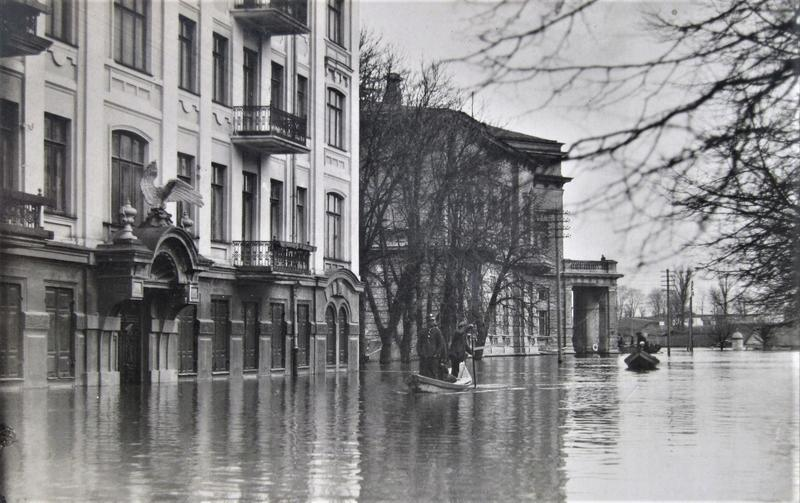
#> input picture flud.jpg, 800 x 503 px
$ jupyter execute --allow-errors SVD.ipynb   (shell and % lines are left out)
#> lines starting #> are read from the running program, lines starting #| are printed output that depends on the picture
# SVD (Singular Value Decomposition)

What we will cover in this page:
- Increasing importance of linear algebra
- Singular Value Decomposition (SVD)
- Using SVD to compress images
- Recommender using SVD
- SVD for linear regression
- Naive SVD algorithm

## Increasing importance of linear algebra

In 1844 Hermann Grassmann published his "Theory of Extension" which included foundational new topics of what is today called **linear algebra**. In 1848, James Joseph Sylvester introduced the term **matrix**, which is Latin for womb.
Linear algebra is the branch of mathematics concerning linear equations such as
$a_{1}x_{1}+\cdots +a_{n}x_{n}=b$ and linear functions such as $(x_{1},\ldots ,x_{n})\mapsto a_{1}x_{1}+\ldots +a_{n}x_{n}$
and their representations through **matrices and vector spaces**. Linear algebra is increasing in importance as a core tool in the AI field. Nice [podcast](https://lexfridman.com/gilbert-strang/) about this increasing importance, Strang even suggests to replace calculus by linear algebra in schools. By the way most calculus operations have discrete analogues in linear algebra.

### Linear algebra (missing pieces?)

Since you know linear algebra well I just want to point out some important things which often are left forgotten:
- Algebra has geometric interpretation
- Usually you can think about algebraic objects and operations in alternative ways and that can open up some doors

Here are a couple examples to prove these points and give you some intuition.

#### Matrix-vector multiplication

- Matrix is a collection of vectors
- A matrix maps one vector to another vector
- Matrix times vector can be thought of as a weighted sum of matrix columns

So if we multiply a space by a matrix it enables us to **stretch and rotate** original space.

For example

$$
\begin{bmatrix}
\cos(\theta) & -\sin(\theta)\\
\sin(\theta) & \cos(\theta)
\end{bmatrix}
$$

works as a simple counter-clockwise rotation, and it's inverse as clockwise rotation. For more geometric interpretations see **3Blue1Brown** [linear algebra](https://www.youtube.com/watch?v=kjBOesZCoqc&feature=emb_title) course.

### Eigenvectors

**Suggested reading:** [THE $25,000,000,000 EIGENVECTOR THE LINEAR ALGEBRA BEHIND GOOGLE](https://www.math.arizona.edu/~glickenstein/math443f08/bryanleise.pdf)

So if a vector multiplied by a matrix is a stretch and rotation, then axes of rotation can be especially useful. These axes are called eigenvectors and are easy to define, we just formalize the fact that rotation does nothing by $A u=\lambda u$, where $\lambda$ is a scalar (eigenvalue).

An eigenvector (eigen means ‘specific’ in German) is a vector whose direction remains unchanged when a linear transformation is applied to it.

[cell 1]
import numpy as np

B = np.array([[-1, 1],
              [0, -2]])

values, vectors = np.linalg.eig(B)
print(f'Eigenvalues:\n{values}\nEigenvectors:\n{vectors}')

Let's see what's going on here.

[cell 2]
import matplotlib.pyplot as plt

X, Y = np.zeros(22), np.zeros(22)
U = np.concatenate([np.cos(np.linspace(0, 2*np.pi, 20)), vectors[0]])
V = np.concatenate([np.sin(np.linspace(0, 2*np.pi, 20)), vectors[1]])
colors = ['black'] * 20 + ['red'] * 2

plt.figure(figsize=(11, 5))
plt.subplot(121)
plt.quiver(X, Y, U, V, scale_units='x', scale=1, color=colors)
plt.xlim(-2, 2)
plt.ylim(-2, 2)

U_proj, V_proj = B.dot(np.vstack([U, V]))

plt.subplot(122)
plt.quiver(X, Y, U_proj, V_proj, scale_units='x', scale=1, color=colors)
plt.xlim(-2, 2)
plt.ylim(-2, 2)
plt.show()
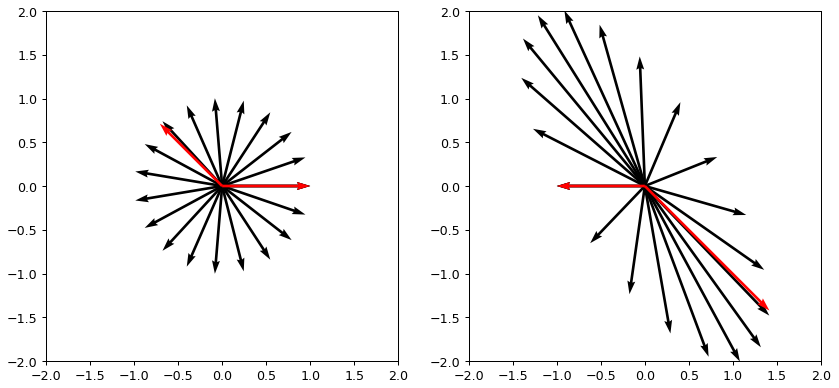
#> figure drawn by matplotlib, 2 panels

**TASK:** play a bit and make sure that it works as expected and you can use basic *numpy* functions easily (for example *np.dot*), we will need it a lot in the future.

**TASK:** play with a matrix
$\begin{bmatrix}
3 & 1\\
1 & 2
\end{bmatrix}$,
can you tell what it does to the vector space and where eigenvectors are located? Do they have a clear interpretation?

Some of the things you might discover will work only for symmetric matrices (those which are equal to its own transpose). Keep that in mind, later we will intentionally produce symmetric matrices.

### How to calculate eigenvectors

You might know that already, but let's run through a quick example to get some intuition. Let

$$A = \begin{bmatrix}
2 & 3\\
2 & 1
\end{bmatrix}$$

Since we are solving for $A u=\lambda u$ it is the same as to request that $A - \lambda I = 0$ or

$$\det\begin{pmatrix}
2 - \lambda & 3\\
2 & 1 - \lambda
\end{pmatrix} = 0.$$

After solving it you end up with two eigenvalues $\lambda_1 = -1$ and $\lambda_2 = 4$. The eigenvalue specifies the size of the eigenvector, let's find those now. By solving system of equations defined by $Au_1 = -u_1$ you should get $u_1 = \begin{bmatrix}-1\\1\end{bmatrix}$ and $Au_2 = 4u_2$ quickly leads to $u_2 = \begin{bmatrix}3\\2\end{bmatrix}$.

**TASK:** confirm these calculations using numpy.

### Singular Value Decomposition (SVD)

We can decompose matrix any way we like, for example: $A = B + C$, $A = B \cdot C$, ... It turns out that some decompositions are useful for data compression, numerical calculations and might reveal insights into the data. SVD is defined as:

For some motivation see this [video](https://www.youtube.com/watch?v=YPe5OP7Clv4) with Gilbert Strang.

It is not really clear who invented SVD, but it's clear that it happened in the 19th century. For early history see this [paper](https://www.math.ucdavis.edu/~saito/courses/229A/stewart-svd.pdf). Fun fact: Gauss used matrix decomposition in 1823.

SVD is widely used in:
- Data compression
- Recommender systems
- Linear regressions
- NLP (natural language processing)
- PCA (principal component analysis)

We will see some examples below starting from data compression.

#### How is SVD computed?

Let's compute SVD for

$X=
\begin{bmatrix}
5 & 5\\
-1 & 7
\end{bmatrix} = USV^T.$

We start by producing symmetric matrix (you should have some intuition why we need that by now)

$$X^T X=VS^TSV^T=
\begin{bmatrix}
26 & 18\\
18 & 74
\end{bmatrix} = USV^T.$$

Now we can compute eigenvectors using determinant. Since
$\det(X^TX - \lambda I) = (\lambda - 20)(\lambda - 80)$
we have

$$X^TX - 80 I =
\begin{bmatrix}
-54 & 18\\
18 & -6
\end{bmatrix}
\rightarrow
V_1 = \frac{1}{\sqrt{10}}
\begin{bmatrix}
1\\
3
\end{bmatrix}.$$

$$X^TX - 20 I =
\begin{bmatrix}
6 & 18\\
18 & 54
\end{bmatrix}
\rightarrow
V_2 = \frac{1}{\sqrt{10}}
\begin{bmatrix}
3\\
-1
\end{bmatrix};$$

Now we have

$$V = \frac{1}{\sqrt{10}}
\begin{bmatrix}
1 & 3\\
3 & -1
\end{bmatrix},$$

thus knowing that $XV=US$ it is easy to find

$$S =
\begin{bmatrix}
4\sqrt{5} & 0\\
0 & 2\sqrt{5}
\end{bmatrix};\;
U = \frac{1}{\sqrt{2}}
\begin{bmatrix}
1 & 1\\
1 & -1
\end{bmatrix}.$$

Let's confirm our results using numpy.

[cell 3]
X = np.array([[5, 5],
              [-1, 7]])

U, S, V = np.linalg.svd(X)
print(f'U\n{U}\nS\n{S}\nV\n{V}')

And to get back the original matrix we can do

[cell 4]
(U * S) @ V

**Note:** there is no need to add transpose for V since `np.linalg.svd` already returns transposed matrix. You can confirm this by typing in `np.linalg.svd?` and reading provided docs.

## Using SVD to compress images

We will use the following trick to compress images:
- Calculate SVD of an image
- Leave only top N factors in S
- Multiply matrices to obtain compressed image

As we saw this should work, because S captures most relevant eigenvectors.

[cell 5]
from IPython import display
from time import sleep
from PIL import Image

def plot(X):
    """Just a little helper function to get a nice image plot"""
    m = 255 if X.max() > 1 else 1
    plt.imshow(X, cmap='gray', vmin=0, vmax=m)
    plt.axis('off')

[cell 6]
X = np.array(Image.open('flud.jpg').convert('L'))
print(f'Image shape {X.shape}')
#| Image shape (503, 800)
plot(X)
#> in plot, `m = 255 if X.max() > 1 else 1`: m = 255

[cell 7]
def size(u, s, v):
    """Calculate number of values in SVD"""
    return u.shape[0] * u.shape[1] + s.shape[0] + v.shape[0] * v.shape[1]

n = X.shape[0] * X.shape[1]
#> n = 402400

First, let's use all singular values. Even then we reach some compression!

[cell 8]
U, S, V = np.linalg.svd(X)
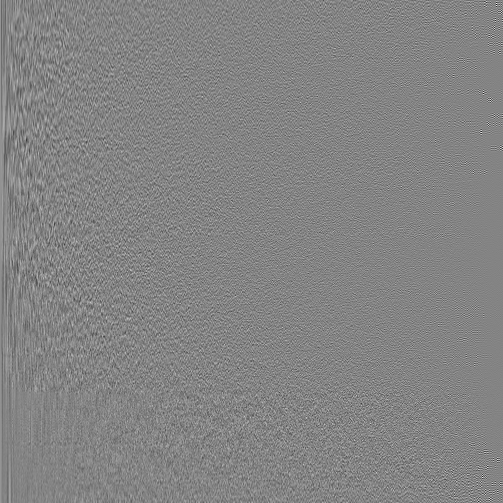
#> U: shape (503, 503) float64; min -0.409, max 0.381, mean 7.67e-05; drawn with min black and max white
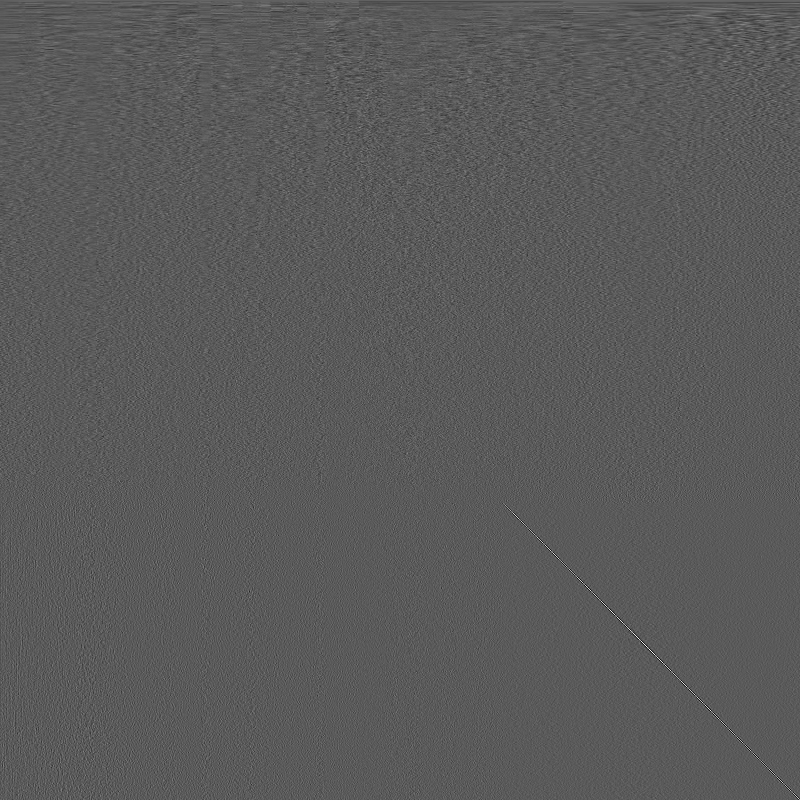
#> V: shape (800, 800) float64; min -0.345, max 0.627, mean 2.65e-05; drawn with min black and max white
#> S = 503 values, max 88625.7 at index 0, min 4.06 at index 502, mean 688.5
print('U shape - {0}\nS shape - {1}\nV shape - {2}'.format(U.shape, S.shape, V.shape))
#| U shape - (503, 503)
#| S shape - (503,)
#| V shape - (800, 800)
plot((U * S).dot(V[:len(S)]))
plt.title('Compression rate with all singular values - {0:.02%}'.format(
    1 - size(U, S, V[:len(S)]) / n))
plt.show()
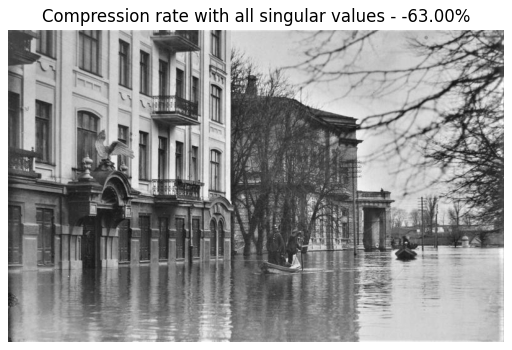
#> figure drawn by matplotlib, 1 panel

**TASK:** check if all values of `(U * S).dot(V[:len(S)])` match `X` using numpy.

Let's try to use only top singular values thus compressing the image even more.

#> (a cell that did not finish here is left out)

Note, that first singular values capture most of the information and thus lead to high compression rate.

[cell 10]
plt.plot(S)
plt.title('Singular values')
plt.show()
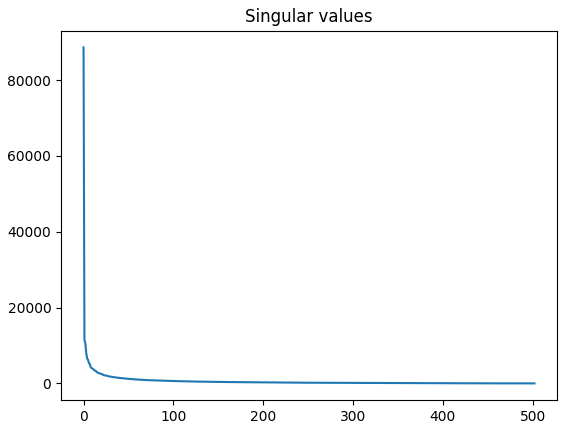
#> figure drawn by matplotlib, 1 panel; curve peaks at x = 0, y = 88625.7

**TASK:** play with animation and explore U, S, V, how many numbers do you need to transmit comprehensible image?

## SVD for linear regression

As you might know inverses are computationally unstable, for example:

[cell 11]
from scipy.linalg import hilbert

X = hilbert(10)

For sure we expect $(X^{-1})^{-1} = X$, but

[cell 12]
plt.matshow(np.linalg.inv(np.linalg.inv(X)) - X)
plt.title('Errors obtained by $(X^{-1})^{-1} - X$')
plt.axis('off')
plt.colorbar()
plt.show()
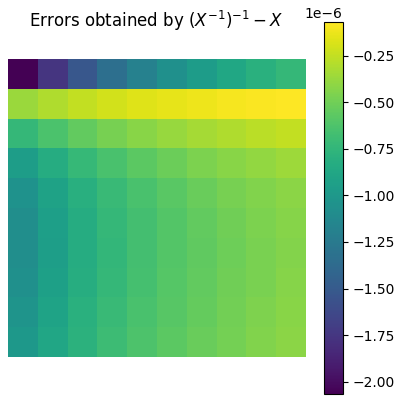
#> figure drawn by matplotlib, 2 panels

Further computations might lead to even higher errors, for example we would expect $X^{-1} X v = v$.

[cell 13]
v = np.ones(10)
print(np.linalg.inv(X).dot(X).dot(v) - v)

Linear regression works by

$$y=X\hat\beta$$

$$X^Ty=X^TX\hat\beta$$

$$\hat \beta = (X^T X)^{-1} X^T y$$

By the way you can vizualize linear regression as the process of minimizing $e$ in

thus it's an analogue of finding a projection of the target vector in a given vector space.

Let's come back to our problem - we saw that the inverse is unstable... SVD is one of the solutions to deal with that problem.

Since $X=USV^T$ and $UU^T=I_m;\;VV^T=I_n$ it is easy to show that $\hat \beta = (X^T X)^{-1} X^T y = V S^{-1} U^T y.$

**Note:** the inverse of S is known to be stable.

Let's see if this trick really works on a real dataset.

[cell 14]
from sklearn.datasets import load_diabetes

X = load_diabetes().data
y = load_diabetes().target
print(X.shape, y.shape)
n, m = X.shape
# add ones to dataset
X = np.hstack([np.ones(n)[:, np.newaxis], X])
# calculate beta using direct inverse
beta = np.linalg.inv(X.T.dot(X)).dot(X.T).dot(y)

Calculate beta using direct inverse

[cell 15]
beta = np.linalg.inv(X.T.dot(X)).dot(X.T).dot(y)
print('RMSE = {0}'.format(np.mean((X.dot(beta) - y)**2)))

Calculate using SVD

[cell 16]
U, S, V = np.linalg.svd(X)
S = np.hstack([np.diag(S), np.zeros((len(S), n - len(S)))]).T    # X ~ U.dot(S).dot(V)
beta_svd = V.T.dot(np.linalg.pinv(S)).dot(U.T).dot(y)
print('RMSE = {0}'.format(np.mean((X.dot(beta_svd) - y)**2)))

**Note:** sklearn and most other libraries use SVD for regression.

[cell 17]
from sklearn.linear_model import LinearRegression

X = load_diabetes().data   # we do not need to add 1's column now
lr = LinearRegression()
lr.fit(X, y)
pred = lr.predict(X)
print('RMSE = {0}'.format(np.mean((pred - y)**2)))

**TASK:** look at the diabetes dataset, can you beat current result by some simple feature engineering? Or maybe we do not need all of the features?

### PCA (Principal Component analysis)

Similarly as with images SVD can be used to reveal most important components of the given dataset and thus lead to data compression. The process is called Principal Component analysis (PCA) as is executed as follows:

1. Make sure that your dataset has samples in rows and variables in columns.
2. Subtract mean and divide by standard deviation to normalize each variable to get $X$. To be fair subtracting mean is sufficient, but working with standard scaling is a good practice.
3. Calculate SVD by computing $X=USV^T$.
4. Treat $V$ are principal directions/axes and $US$ are principal components/scores.

**NOTE:** make sure that you can explain why each step is needed. If you need more explanation, read through this [discussion](https://stats.stackexchange.com/questions/134282/relationship-between-svd-and-pca-how-to-use-svd-to-perform-pca), it contains some good links too.

This is a neat trick if we want to apply simple model (for example linear regression) on high dimensional datasets.

[cell 18]
X = (X - X.mean(axis=0)) / X.std(axis=0)    # this is called Standard Scaling
U, S, V = np.linalg.svd(X)

i = 4
U[:,:i] * S[:i]    # principal components

Just to confirm that we interpreted SVD correctly this is sklearn implementation of PCA.

[cell 19]
from sklearn.decomposition import PCA

pca = PCA(4)
pca.fit(X)
pca.transform(X)

For our simple dataset PCA does not help to improve RMSE, but keep this in your toolbox for those case where you have high number of correlated features. Also it can be used to plot high dimensional datasets by projecting them to lower dimension. Let's take a look.

[cell 20]
pca = PCA(2)
pca.fit(X)
X_proj = pca.transform(X)

plt.scatter(X_proj[:,0], X_proj[:,1], c=y)
plt.title('First two principal components colored by price')
plt.colorbar()
plt.show()
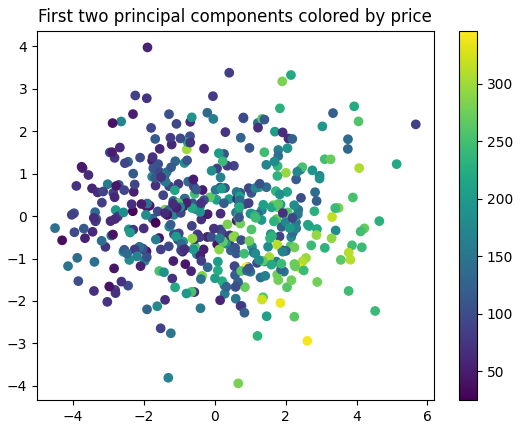
#> figure drawn by matplotlib, 2 panels

$ run again, with castle.jpg copied over flud.jpg
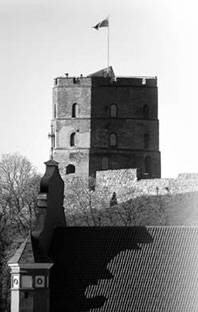
#> input picture castle.jpg, 198 x 312 px
#> X is the input picture: shape (312, 198); min 0, max 255, mean 143.5
#| Image shape (312, 198)
#> m = 255
#> `U, S, V = np.linalg.svd(X)`:
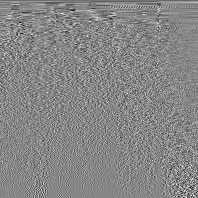
#> V: shape (198, 198) float64; min -0.403, max 0.359, mean -0.000466; drawn with min black and max white
#> S = 198 values, max 39865.6 at index 0, min 2.6 at index 197, mean 517.4
#| U shape - (312, 312)
#| S shape - (198,)
#| V shape - (198, 198)
#> `plt.show()`:
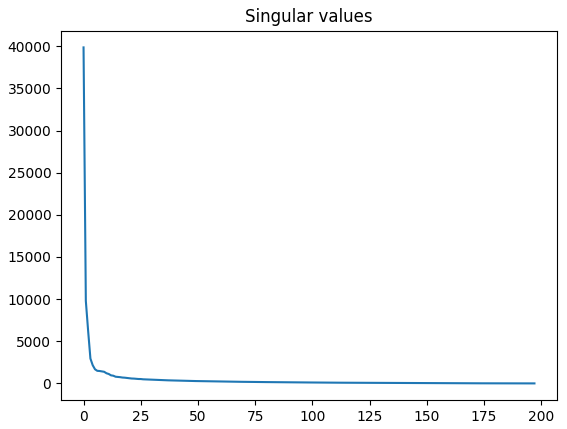
#> figure drawn by matplotlib, 1 panel; curve peaks at x = 0, y = 39865.6
